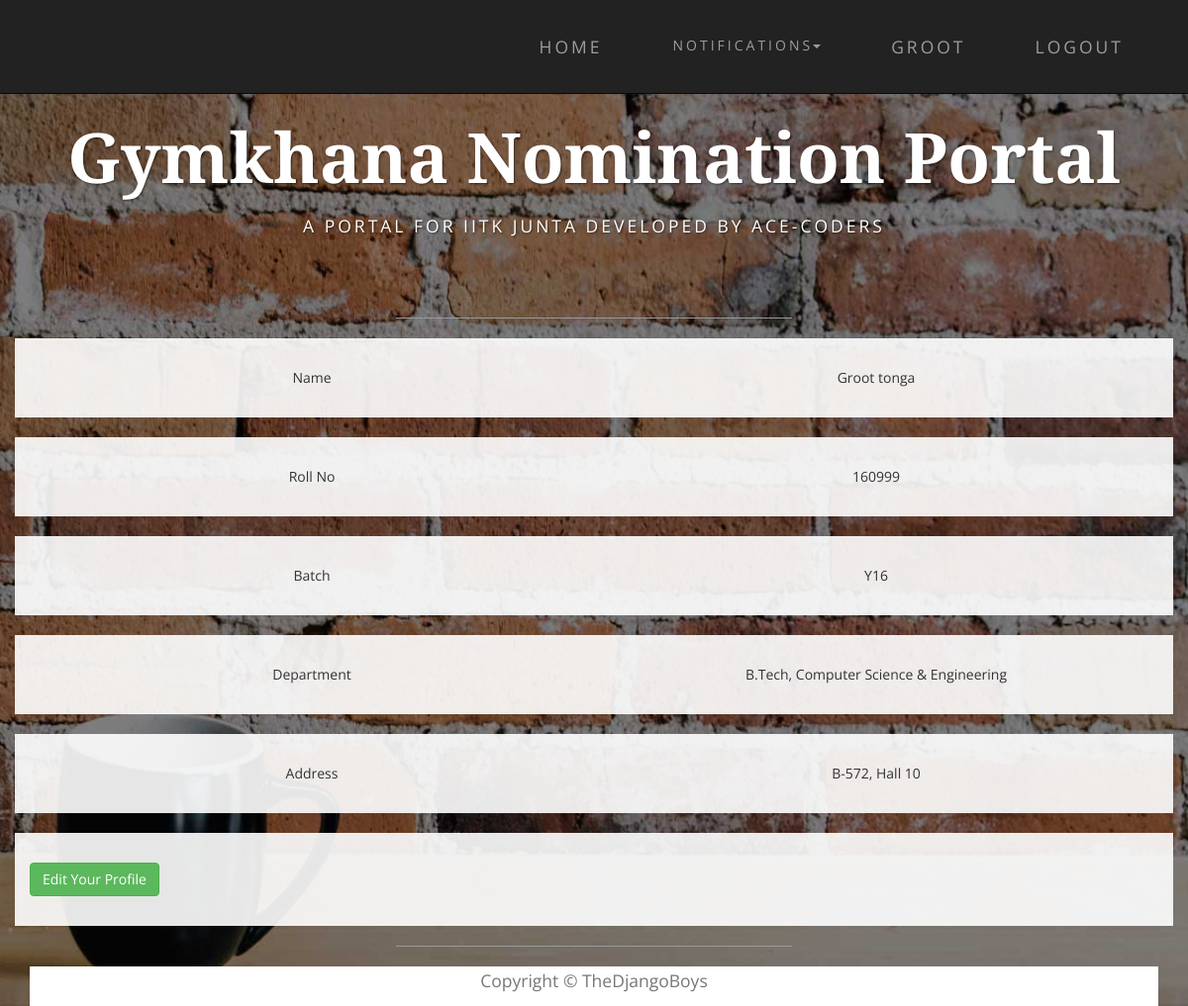
The page /nominations/profile/ (signed in) on the database as committed earlier.
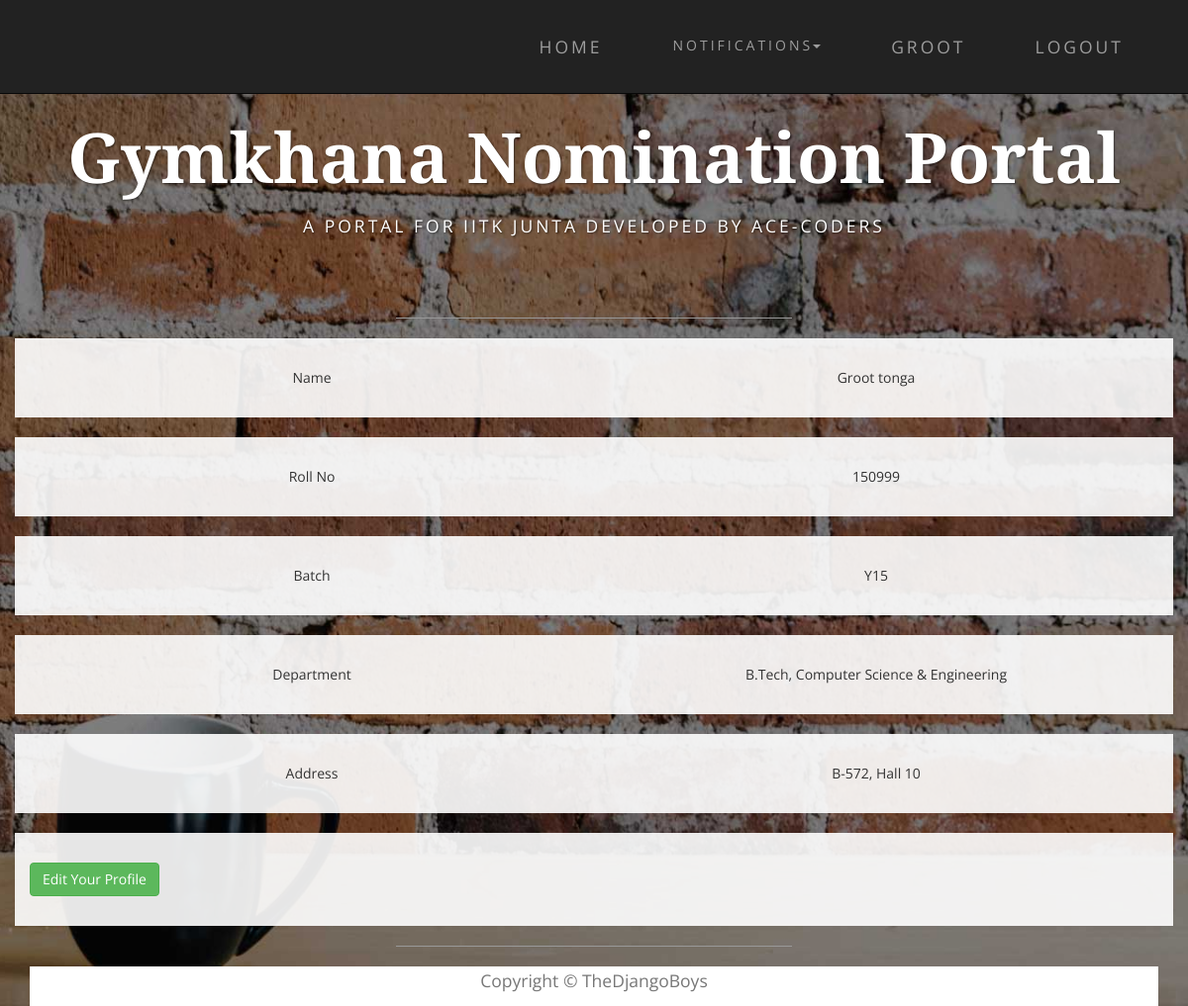
The same page on the database as committed later.
### nomi/models.py (models this page shows, shortened)
class UserProfile(models.Model):
    user = models.OneToOneField(User, on_delete=models.CASCADE)
    name = models.CharField(max_length=40, blank=True)
    roll_no = models.IntegerField(null=True)
    year = models.CharField(max_length=4, choices=YEAR, default='Y16')
    programme = models.CharField(max_length=7, choices=PROGRAMME, default='B.Tech')
    department = models.CharField(max_length=200, choices=DEPT, default=None)
    hall = models.CharField(max_length=10, choices=HALL, default=1)
    room_no = models.CharField(max_length=10, null=True)

### nomi/views.py (the view)
@login_required
def profile_view(request):
    pk = request.user.pk
    try:
        user_profile = UserProfile.objects.get(user__id=pk)
        return render(request, 'profile.html', context={'user_profile': user_profile})
    except ObjectDoesNotExist:
        return HttpResponseRedirect('create')

### nomi/templates/profile.html (shortened to what this page needs)
{% extends 'base.html' %}
{% load staticfiles %}
{% block content %}
    <div class="container">
                <div class="row box">
                    <div class="col-md-6 text-center">Name</div>
                    <div class="col-md-6 text-center">{{ user_profile.name }}</div>
                </div>
                <div class="row box">
                    <div class="col-md-6 text-center">Roll No</div>
                    <div class="col-md-6 text-center">{{ user_profile.roll_no }}</div>
                </div>
                <div class="row box">
                    <div class="col-md-6 text-center">Batch</div>
                    <div class="col-md-6 text-center">{{ user_profile.year }}</div>
                </div>
                <div class="row box">
                    <div class="col-md-6 text-center">Department</div>
                    <div class="col-md-6 text-center">{{ user_profile.programme }},  {{ user_profile.department }}</div>
                </div>
                <div class="row box">
                    <div class="col-md-6 text-center">Address</div>
                    <div class="col-md-6 text-center">{{ user_profile.room_no }}, Hall {{ user_profile.hall }}</div>
                </div>
                <div class="row box">
                    <form action="{% url 'profile_update' user_profile.pk %}" method="get" style="display: inline">
                        <button class="btn btn-success" type="submit">Edit Your Profile</button>
                    </form>
                </div>
{% endblock %}

### nomi/templates/base.html (shortened to what this page needs)
<!DOCTYPE html>
<html lang="en">
{% load staticfiles %}
<head>
    <link href="{% static 'nomi/css/bootstrap.min.css' %}" rel="stylesheet">
    <link href="{% static 'nomi/css/business-casual.css' %}" rel="stylesheet">
</head>
<body>
 {% block navigation %}
    <nav id="mainNav" class="navbar navbar-inverse navbar-custom navbar-fixed-top">
        <div class="container">
            <div class="collapse navbar-collapse" id="bs-example-navbar-collapse-1">
                 <ul class="nav navbar-nav navbar-right">
                    <li><a href="{% url 'index' %}">Home</a></li>
                    {% if user.is_authenticated %}
                     <li class="dropdown">
                         <a class="btn btn-link dropdown-toggle" data-toggle="dropdown"type="button">Notifications<span class="caret"></span></a>
                     </li>
                     <li><a href="{% url 'profile' %}" >{{user.get_username}}</a></li>
                     <li><a href="{% url 'logout' %}?next={% url 'index' %}">Logout</a></li>
                    {% else %}
                        <li><a href="{% url 'login' %}?next={{request.path}}">Login</a></li>
                     {% endif %}
                 </ul>
            </div>
        </div>
    </nav>
 {% endblock %}
 {% block heading %}
    <div class="brand main">Gymkhana Nomination Portal</div>
    <div class="address-bar">A PORTAL FOR IITK JUNTA DEVELOPED BY ACE-CODERS</div>
    <br>
    <hr>
 {% endblock %}
    {% block content %}
    {% endblock %}
    <hr>
    <div class="col-lg-12 text-center " style="background:white;height:40px">
        <p class="text-muted">Copyright &copy; TheDjangoBoys</p>
    </div>
</body>

### nomi/static/nomi/css/business-casual.css (style rules this page uses)
body { font-family: "Open Sans","Helvetica Neue",Helvetica,Arial,sans-serif; background: url('../img/bg.jpg') no-repeat center center fixed; -webkit-background-size: cover; -moz-background-size: cover; background-size: cover; -o-background-size: cover; }
p { font-size: 1.25em; line-height: 1.6; color: #000; }
hr { max-width: 400px; border-color: #999999; }
.brand, .address-bar { display: none; }
.navbar-nav { text-transform: uppercase; font-weight: 400; letter-spacing: 3px; }
.box { margin-bottom: 20px; padding: 30px 15px; background: #fff; background: rgba(255,255,255,0.9); }
@media screen and (min-width:768px) { .brand { display: inherit; margin: 0; padding: 30px 0 10px; text-align: center; text-shadow: 1px 1px 2px rgba(0,0,0,0.5); font-family: "Josefin Slab","Helvetica Neue",Helvetica,Arial,sans-serif; font-size: 5em; font-weight: 700; line-height: normal; color: #fff; } }
@media screen and (min-width:768px) { .address-bar { display: inherit; margin: 0; padding: 0 0 40px; text-align: center; text-shadow: 1px 1px 2px rgba(0,0,0,0.5); text-transform: uppercase; font-size: 1.25em; font-weight: 400; letter-spacing: 3px; color: #fff; } }
@media screen and (min-width:768px) { .navbar { border-radius: 0; } }
@media screen and (min-width:768px) { .navbar { min-height: 0; } }
@media screen and (min-width:768px) { .nav>li>a { padding: 35px; } }
@media screen and (min-width:768px) { .navbar-nav>li>a { line-height: normal; } }
@media screen and (min-width:768px) { .navbar-nav { display: table; float: none; margin: 0 auto; table-layout: fixed; font-size: 1.25em; } }
@media screen and (min-width:1200px) { .box:after { content: ''; display: table; clear: both; } }

Rows that differ between the two databases and show on the page:
changed UserProfile "Groot tonga": roll_no "160999" → "150999"; year "Y16" → "Y15"
